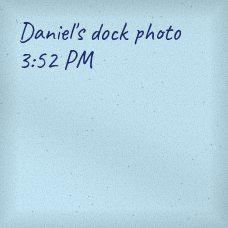
#> input picture journey/assets/evidence/sticky-photo.jpg, 228 x 228 px
$ python reality.py ../assets/evidence/sticky-photo.jpg out.png
#> lines starting #> are read from the running program, lines starting #| are printed output that depends on the picture
#!/usr/bin/env python3
"""
_build/reality.py — ruin a generated image the way reality ruins a photograph.

A model gives you a well-exposed, sharp, symmetrical, evenly lit picture. That
is the tell, and no prompt removes it, because the model has no idea what a bad
photo looks like. So we apply what actually goes wrong when a person takes a
photo in a hurry:

    tilt and a lazy crop        the horizon is never level, heads get cut
    missed focus                soft overall, softer at the edges
    motion blur                 a hand moved during a slow shutter
    high-ISO noise              colour noise worst in the shadows
    clipped highlights          the flash blew out the forehead
    colour cast                 tungsten, fluorescent, or overcast daylight
    vignetting                  the lens is not great
    heavy JPEG                  it has been sent, saved and sent again

Each preset is a different bad camera in a different bad room.

    python3 _build/reality.py in.jpg out.jpg --preset tungsten
"""

import argparse
import io

import numpy as np
from PIL import Image, ImageFilter

# cast: channel multipliers.  blur: gaussian radius.  motion: (len, angle deg).
# clip: highlight clip point.  noise: sigma.  q: jpeg quality.
PRESETS = {
    'tungsten':   dict(cast=(1.16, 1.0, 0.78), blur=0.9, motion=(3, 4),  clip=224, noise=0.055, q=62, tilt=1.6),
    'fluorescent': dict(cast=(0.94, 1.06, 0.92), blur=0.7, motion=(2, -6), clip=232, noise=0.045, q=66, tilt=-1.1),
    'overcast':   dict(cast=(1.02, 1.03, 1.10), blur=0.8, motion=(2, 2),  clip=238, noise=0.035, q=70, tilt=0.8),
    'flash':      dict(cast=(1.04, 1.0, 0.96),  blur=0.4, motion=(1, 0),  clip=204, noise=0.060, q=58, tilt=2.2),
    'cctv':       dict(cast=(0.82, 1.02, 0.86),  blur=1.6, motion=(0, 0),  clip=246, noise=0.090, q=48, tilt=0.0),
    'clean':      dict(cast=(1.0, 1.0, 1.0),     blur=0.3, motion=(0, 0),  clip=248, noise=0.018, q=88, tilt=0.0),
}


def motion_blur(im, length, angle):
    if length < 2:
        return im
    # a one-pixel line dragged along, then rotated
    kernel = Image.new('L', (length, 1), 255)
    k = kernel.rotate(angle, expand=True, resample=Image.BICUBIC)
    k = k.filter(ImageFilter.GaussianBlur(0.4))
    a = np.asarray(k).astype(np.float32) / 255.0
    a /= a.sum()
    from PIL import ImageFilter as IF
    # PIL only ships square kernels; use a small convolution via numpy
    h, w = a.shape
    out = np.asarray(im).astype(np.float32)
    pad = np.pad(out, ((h // 2, h // 2), (w // 2, w // 2), (0, 0)), mode='edge')
    acc = np.zeros_like(out)
    for dy in range(h):
        for dx in range(w):
            if a[dy, dx] > 0.001:
                acc += pad[dy:dy + out.shape[0], dx:dx + out.shape[1]] * a[dy, dx]
    return Image.fromarray(np.clip(acc, 0, 255).astype(np.uint8))


# How much worse the camera was, on top of whichever bad camera it was.
QUALITY = {
    'poor':  dict(blur=1.8, noise=1.7, q=-14, down=520),
    'soft':  dict(blur=1.5, noise=0.9, q=-6, down=680),
    'ok':    dict(blur=1.0, noise=1.0, q=0, down=0),
    'sharp': dict(blur=0.4, noise=0.5, q=10, down=0),
}


def degrade(im, preset='tungsten', tilt=None, vignette=0.22, seed=3, quality='ok'):
#> called with preset = 'tungsten', vignette = 0.22, seed = 3, quality = 'ok'
    p = dict(PRESETS[preset])
#> p = {'cast': (1.16, 1, 0.78), 'blur': 0.9, 'motion': (3, 4), 'clip': 224, 'noise': 0.055, 'q': 62, 'tilt': 1.6}
    q = QUALITY.get(quality, QUALITY['ok'])
    p['blur'] = p['blur'] * q['blur']
    p['noise'] = p['noise'] * q['noise']
    p['q'] = max(35, min(92, p['q'] + q['q']))

    # a bad camera also throws resolution away before it is saved
    if q['down'] and im.width > q['down']:
        im = im.resize((q['down'], max(1, int(im.height * q['down'] / im.width))), Image.LANCZOS)
        im = im.resize((im.width * 2, im.height * 2), Image.LANCZOS)
    rng = np.random.default_rng(seed)
    im = im.convert('RGB')
#> im is the input picture: PIL image 228x228 RGB; mean R, G, B 181.6, 213.2, 226.7

    # the horizon is never level, and levelling it eats the edges
    angle = p['tilt'] if tilt is None else tilt
#> angle = 1.6
    if abs(angle) > 0.05:
        im = im.rotate(angle, resample=Image.BICUBIC, expand=False)
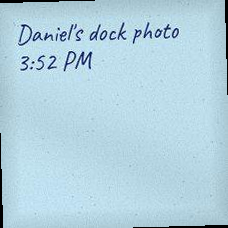
#> im: PIL image 228x228 RGB; mean R, G, B 178.9, 210, 223.3
        inset = int(min(im.size) * abs(np.sin(np.radians(angle))) + 2)
#> inset = 8
        im = im.crop((inset, inset, im.width - inset, im.height - inset))
#> im: PIL image 212x212 RGB

    im = im.filter(ImageFilter.GaussianBlur(p['blur']))
    im = motion_blur(im, *p['motion'])

    a = np.asarray(im).astype(np.float32)

    # colour cast, then the white balance never quite recovers
    a = a * np.array(p['cast'], dtype=np.float32)

    # blown highlights: anything near white is simply gone
    a = np.clip(a * (255.0 / max(p['clip'], 1)), 0, 255)
    a = np.clip(a * (p['clip'] / 255.0) + (255 - p['clip']) * 0.55, 0, 255)

    # high-ISO noise, worse in the shadows where the sensor struggles
    lum = a.mean(2, keepdims=True) / 255.0
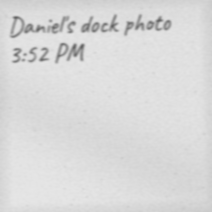
#> lum: shape (212, 212, 1) float32; min 0.393, max 0.902, mean 0.855
    weight = (1.0 - lum) ** 1.5 * 0.7 + 0.3
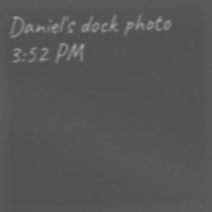
#> weight: shape (212, 212, 1) float32; min 0.321, max 0.631, mean 0.34
    noise = rng.normal(0, 255 * p['noise'], a.shape[:2])[..., None] * weight
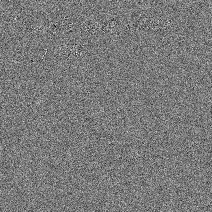
#> noise: shape (212, 212, 1) float64; min -23.4, max 25.35, mean 0; drawn with min black and max white
    chroma = rng.normal(0, 255 * p['noise'] * 0.45, (a.shape[0], a.shape[1], 3))
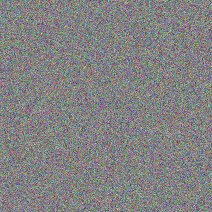
#> chroma: shape (212, 212, 3) float64; mean R, G, B 0, 0, 0; drawn with min black and max white
    a = a + noise + chroma

    # vignetting
    h, w = a.shape[:2]
#> h = 212; w = 212
    y, x = np.ogrid[:h, :w]
#> y = 212 values from 0 to 211
    d = np.sqrt(((x - w / 2) / (w / 2)) ** 2 + ((y - h / 2) / (h / 2)) ** 2)
    a = a * np.clip(1 - vignette * np.clip(d - 0.45, 0, 1) ** 1.7, 0, 1)[..., None]
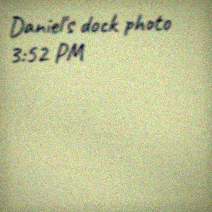
#> a: shape (212, 212, 3) float64; mean R, G, B 218, 220.3, 185.8; drawn with min black and max white

    im = Image.fromarray(np.clip(a, 0, 255).astype(np.uint8))

    # it has been saved, sent, and saved again
    buf = io.BytesIO()
    im.save(buf, 'JPEG', quality=p['q'], subsampling=2)
    buf.seek(0)
    return Image.open(buf).convert('RGB')
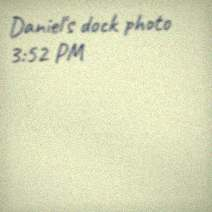
#> returned value: PIL image 212x212 RGB; mean R, G, B 217.9, 219.7, 185.4


def main():
    ap = argparse.ArgumentParser()
    ap.add_argument('src')
    ap.add_argument('dst')
    ap.add_argument('--preset', default='tungsten', choices=sorted(PRESETS))
    ap.add_argument('--tilt', type=float)
    ap.add_argument('--seed', type=int, default=3)
    a = ap.parse_args()
    out = degrade(Image.open(a.src), a.preset, tilt=a.tilt, seed=a.seed)
    out.save(a.dst, 'JPEG', quality=PRESETS[a.preset]['q'])
    print(f'{a.dst}  {out.size}  preset={a.preset}')
#| out.png  (212, 212)  preset=tungsten


if __name__ == '__main__':
    main()
